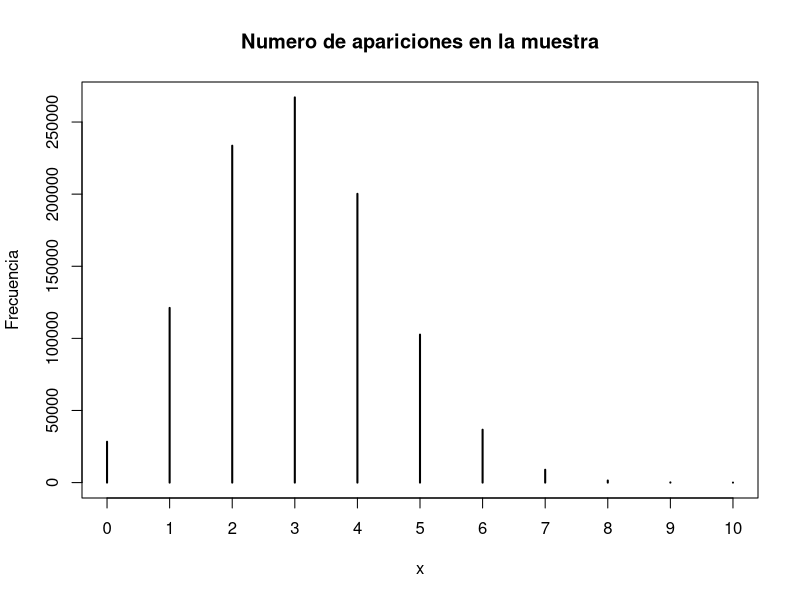
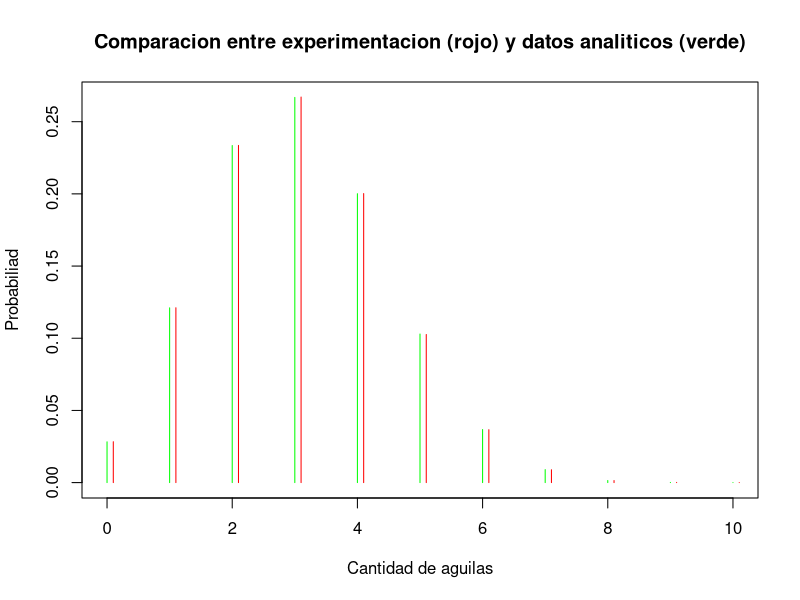

Recreate these plots in R, in order.
# La moneda contiene un 0 que representa el Sol y 1 que representa Aguila
moneda <- c(0, 1)
# En este caso es necesario un vector con las probabilidades, siendo 0.7 la del
# primer elemento (sol) y 0.3 la del segundo (aguila)
probabilidad <- c(0.7, 0.3)
# Con la funcion sample se obtienen con remplazo 10 valores, usando tambien el vector
# de probabilidad como uno de los parameros,como el aguila esta representado con un 1,
# la suma de dicha sample representa la cantidad de aguilas. 
# Lo anterior se replica 1000000 de veces y se guarda en el vector muestra.
muestra <- replicate(1000000, sum( sample( moneda, 10, replace=TRUE, prob=probabilidad) ), simplify="array")
# Impresion de los primeros 3 resultados
print("Los primeros 3 resultados son : ", quote=FALSE)
print(muestra[1])
print(muestra[2])
print(muestra[3])
frecuencia <- (table(muestra))
#La probabilidad empirica en base a la experimentacion
probabilidad.Empirica <- frecuencia/1000000
#Impresion de frecuencias
plot(frecuencia, type="h",xlab="x", ylab="Frecuencia", 
     main="Numero de apariciones en la muestra")
probabilidad.Analitica <- dbinom(c(0:10), 10, 0.3)
plot(c(0:10),probabilidad.Analitica, xlab="Cantidad de aguilas", ylab="Probabiliad",
     main="Comparacion entre experimentacion (rojo) y datos analiticos (verde)",
     type="h", col="green")
lines(c(0:10)+0.1,probabilidad.Empirica, type="h", col="red")
print("Dado que en este caso la probabilidad de obtener un aguila es menor", 
      quote=FALSE)
print("entonces se aprecia en la grafica se hace asimetrica mas 
      cargada hacia la izquierda", quote=FALSE)
# bien 